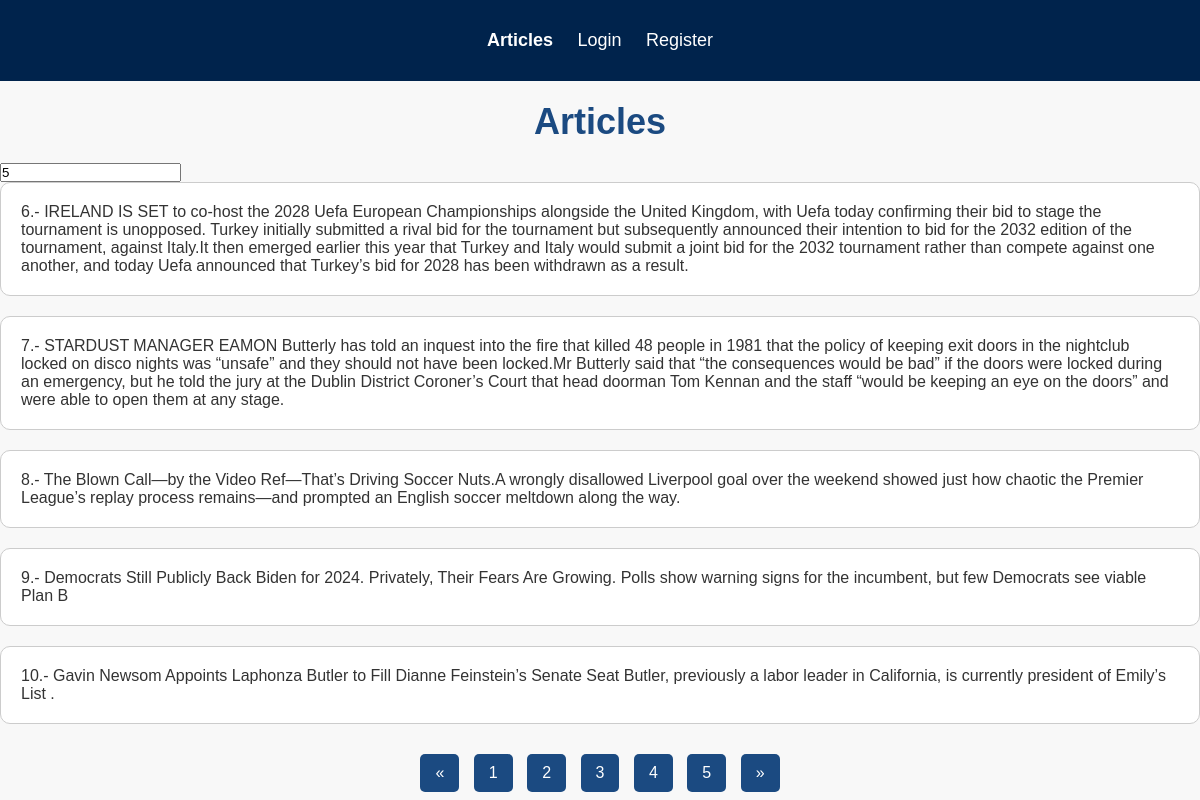
Page /Joan_López_Pt04/Controlador/index.php?pagina=2&post_x_pag=5 on the committed database.
### tables this page shows
CREATE TABLE `articles` (
  `id` int(11) NOT NULL,
  `article` text NOT NULL,
  `id_usuari` int(11) NOT NULL
);

### Joan_López_Pt04/Controlador/index.php (called while the page is built, shortened)
<?php
function connectarBaseDades() {
    try {
        $conn = new PDO('mysql:host=localhost;dbname=pt04_joan_lopez', 'root', '');
        $conn->setAttribute(PDO::ATTR_ERRMODE, PDO::ERRMODE_EXCEPTION);
        return $conn;
    } catch(PDOException $e) {
        echo 'Error de connexió: ' . $e->getMessage();
        die();
    }
}
function obtenirArticles($conn, $pagina, $post_per_pag) {
    $primer_article = ($pagina > 1) ? ($pagina - 1) * $post_per_pag : 0;
    $query = "SELECT * FROM articles LIMIT :primer_article, :num_articles";
    try {
        $stmt = $conn->prepare($query);
        $stmt->bindParam(':primer_article', $primer_article, PDO::PARAM_INT);
        $stmt->bindParam(':num_articles', $post_per_pag, PDO::PARAM_INT);
        $stmt->execute();
        return $stmt->fetchAll();
    } catch (PDOException $e) {
        echo 'Hi ha hagut un error amb la petició: ' . $e->getMessage();
        die();
    }
}
function obtenirTotalArticles($conn) {
    $count_stmt = $conn->prepare("SELECT COUNT(id) AS quantitat FROM articles");
    $count_stmt->execute();
    return intval($count_stmt->fetch()['quantitat']);
}
function calcularMaximPagines($quantitat, $post_per_pag) {
    return ceil($quantitat / $post_per_pag);
}
$conn = connectarBaseDades();
$pagina = isset($_GET['pagina']) ? intval($_GET['pagina']) : 1;
$post_per_pag = isset($_GET['post_x_pag']) && intval($_GET['post_x_pag']) > 0 ? intval($_GET['post_x_pag']) : 5;
$result = obtenirArticles($conn, $pagina, $post_per_pag);
$quantitat = obtenirTotalArticles($conn);
$maxim_pagines = calcularMaximPagines($quantitat, $post_per_pag);
require_once '../Vista/index.vista.php';
?>

### Joan_López_Pt04/Vista/index.vista.php (the view, shortened to what this page needs)
<!DOCTYPE html>
<html lang="en">
<head>
	<link rel="stylesheet" href="../Estils/estils.css">
</head>
<body>
	<?php include_once'../Controlador/index.php';
	session_start();?>
	<nav>
		<ul>
			<li class="active"><a href="../Vista/index.vista.php"><b>Articles</b></a></li>
			<?php if( isset( $_SESSION['newsession'])):?>
				<li ><a href="../Vista/create.vista.php">Create</a></li>
				<li><a href="../Vista/update.vista.php">Update</a></li>
				<li ><a href="../Vista/delete.vista.php">Delete</a></li>
				<li class="logs"><a href="../Controlador/exit.php" style="color: red;">Abandona</a></li>
				<li class="logs"><?php echo("Benvingut ".$_SESSION['nom'] );?></li>
			<?php else: ?>
				<li class="logs"><a href="../Vista/login.vista.php">Login</a></li>
				<li class="logs"><a href="../Vista/register.vista.php">Register</a></li>
            <?php endif; ?>
		</ul>
	</nav>
	<div class="contenidor">
		<h1>Articles</h1>
		<form method="GET" action="<?php echo htmlspecialchars($_SERVER['PHP_SELF']); ?>">
			<input type="number" name="post_x_pag" placeholder="Articles per pàgina" min=1
				value="<?php echo (!empty($_GET['post_x_pag'])) ? htmlspecialchars(stripslashes(trim($_GET['post_x_pag']))) : '' ?>">
		</form>
		<section class="articles">
			<ul>
					<?php foreach ($result as $article) { ?>
						<li><?php echo $article['id'] . ".- " . $article['article'] ?></li>
					<?php } ?>
			</ul>
		</section>
		<form method="POST" action="<?php echo htmlspecialchars($_SERVER['PHP_SELF']); ?>">
		<section class="paginacio">
			<ul>
					<li <?php echo ($pagina === 1) ? "class=disabled" : "" ?>>
						<a href="<?php echo ($pagina !== 1) ? '?pagina=' . ($pagina-1) . '&post_x_pag=' . $post_per_pag : '#' ?>">&laquo;</a>
					</li>
					<?php for ($i=1; $i <= $maxim_pagines; $i++) { ?>
						<li <?php echo ($i===$pagina) ? "class=active" : "" ?>>
							<a href="<?php echo '?pagina=' . $i . '&post_x_pag=' . $post_per_pag ?>"><?php echo $i ?></a>
						</li>
					<?php } ?>
					<li <?php echo ($pagina == $maxim_pagines) ? "class=disabled" : "" ?>>
						<a href="<?php echo ($pagina != $maxim_pagines) ? '?pagina=' . ($pagina+1) . '&post_x_pag=' . $post_per_pag : '#' ?>">&raquo;</a>
					</li>
			</ul>
		</section>
	</div>
</body>
</html>

### Joan_López_Pt04/Estils/estils.css (style rules this page uses)
* { margin: 0; padding: 0; box-sizing: border-box; }
body { font-family: Arial, sans-serif; background-color: #f8f8f8; color: #333; }
h1 { text-align: center; margin: 20px 0; font-size: 36px; color: #1b4a81; }
.articles { list-style: none; padding: 0; }
.articles li { background-color: #fff; border: 1px solid #ccc; margin-bottom: 20px; padding: 20px; border-radius: 10px; }
.paginacio { list-style: none; text-align: center; margin-top: 30px; }
.paginacio li { display: inline-block; margin: 0 5px; }
.paginacio li a { display: block; padding: 10px 15px; background-color: #1b4a81; color: #fff; text-decoration: none; border-radius: 5px; }
nav { background: #00234c; color: #fff; padding: 30px; }
nav ul { list-style: none; padding: 0; text-align: center; }
nav li { display: inline; margin: 0 10px; }
nav a { text-decoration: none; color: #fff; font-size: 18px; }

### rows in the picture
articles: id "6", article "IRELAND IS SET to co-host the 2028 Uefa European Championships alongside the United Kingdom, with Uefa today confirming their bid to stage the tournament is unopposed. Turkey initially submitted a rival bid for the tournament but subsequently announced their intention to bid for the 2032 edition of the tournament, against Italy.It then emerged earlier this year that Turkey and Italy would submit a joint bid for the 2032 tournament rather than compete against one another, and today Uefa announced that Turkey’s bid for 2028 has been withdrawn as a result."
articles: id "7", article "STARDUST MANAGER EAMON Butterly has told an inquest into the fire that killed 48 people in 1981 that the policy of keeping exit doors in the nightclub locked on disco nights was “unsafe” and they should not have been locked.Mr Butterly said that “the consequences would be bad” if the doors were locked during an emergency, but he told the jury at the Dublin District Coroner’s Court that head doorman Tom Kennan and the staff “would be keeping an eye on the doors” and were able to open them at any stage."
articles: id "8", article "The Blown Call—by the Video Ref—That’s Driving Soccer Nuts.A wrongly disallowed Liverpool goal over the weekend showed just how chaotic the Premier League’s replay process remains—and prompted an English soccer meltdown along the way."
articles: id "9", article "Democrats Still Publicly Back Biden for 2024. Privately, Their Fears Are Growing. Polls show warning signs for the incumbent, but few Democrats see viable Plan B"
articles: id "10", article "Gavin Newsom Appoints Laphonza Butler to Fill Dianne Feinstein’s Senate Seat Butler, previously a labor leader in California, is currently president of Emily’s List ."
